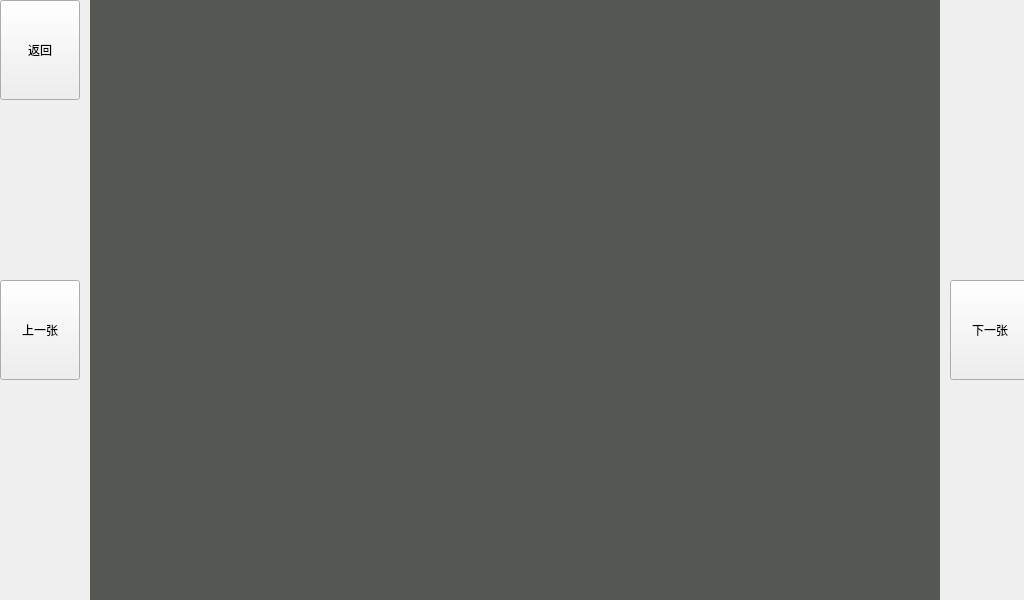
<?xml version="1.0" encoding="UTF-8"?>
<ui version="4.0">
 <class>showphoto</class>
 <widget class="QWidget" name="showphoto">
  <property name="geometry">
   <rect>
    <x>0</x>
    <y>0</y>
    <width>1024</width>
    <height>600</height>
   </rect>
  </property>
  <property name="windowTitle">
   <string>Form</string>
  </property>
  <widget class="QPushButton" name="pushButton_back">
   <property name="geometry">
    <rect>
     <x>0</x>
     <y>0</y>
     <width>80</width>
     <height>100</height>
    </rect>
   </property>
   <property name="text">
    <string>返回</string>
   </property>
  </widget>
  <widget class="QPushButton" name="pushButton_front">
   <property name="geometry">
    <rect>
     <x>0</x>
     <y>280</y>
     <width>80</width>
     <height>100</height>
    </rect>
   </property>
   <property name="minimumSize">
    <size>
     <width>80</width>
     <height>0</height>
    </size>
   </property>
   <property name="text">
    <string>上一张</string>
   </property>
  </widget>
  <widget class="QPushButton" name="pushButton_next">
   <property name="geometry">
    <rect>
     <x>950</x>
     <y>280</y>
     <width>80</width>
     <height>100</height>
    </rect>
   </property>
   <property name="text">
    <string>下一张</string>
   </property>
  </widget>
  <widget class="QLabel" name="label">
   <property name="geometry">
    <rect>
     <x>90</x>
     <y>0</y>
     <width>850</width>
     <height>610</height>
    </rect>
   </property>
   <property name="styleSheet">
    <string notr="true">background-color:rgb(85, 87, 83)</string>
   </property>
   <property name="text">
    <string/>
   </property>
  </widget>
 </widget>
 <resources/>
 <connections/>
</ui>
